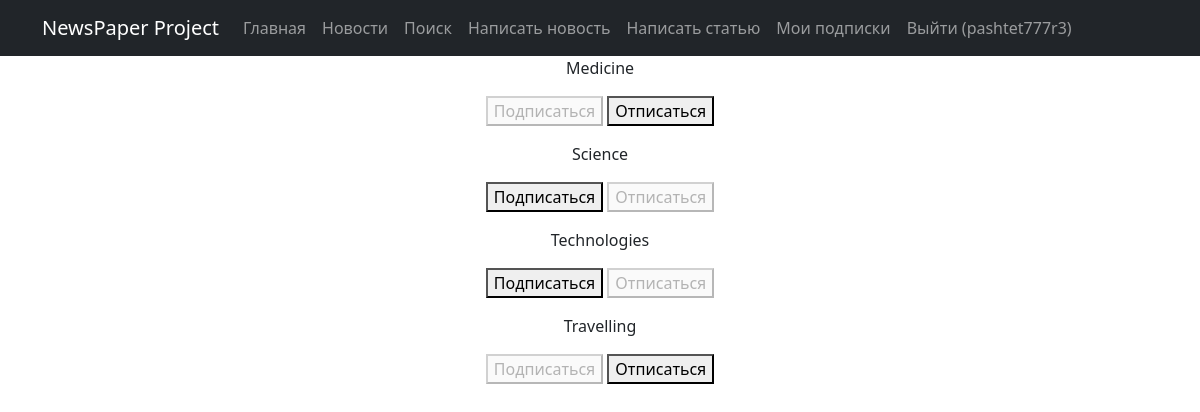
/subscriptions/ (signed in), run on the app's committed database.
### news/models.py (models this page shows, shortened)
class Category(models.Model):
    category_name = models.CharField(max_length=128, unique=True)

### news/views.py (the view, shortened to what this page needs)
# urls.py: path('subscriptions/', subscriptions, name='subscriptions'),
@login_required
@csrf_protect
def subscriptions(request):
    categories_with_subscriptions = Category.objects.annotate(
        user_subscribed=Exists(
            Subscriber.objects.filter(
                user=request.user,
                category=OuterRef('pk'),
            )
        )
    ).order_by('category_name')
    return render(
        request,
        'subscriptions.html',
        {'categories': categories_with_subscriptions},
    )

### templates/subscriptions.html (shortened to what this page needs)
{% extends 'flatpages/default.html' %}
{% block content %}
    {% for category in categories  %}
        <p>
            {{ category.category_name }}
            <form method="post">
                {% if category.user_subscribed %}
                    <button disabled>Подписаться</button>
                    <button name="action" value="unsubscribe">Отписаться</button>
                {% else %}
                    <button name="action" value="subscribe">Подписаться</button>
                    <button disabled>Отписаться</button>
                {% endif %}
            </form>
        </p>
    {% endfor %}
{% endblock content %}

### templates/flatpages/default.html (shortened to what this page needs)
<!DOCTYPE html>
<html lang="en">
    <head>
        {% load static %}
        <link href="{% static 'css/styles.css' %}" rel="stylesheet" />
    </head>
    <body>
        <nav class="navbar navbar-expand-lg navbar-dark bg-dark static-top">
           <div class="container">
               <a class="navbar-brand" href="#">NewsPaper Project</a>
               <div class="collapse navbar-collapse" id="navbarResponsive">
                   <ul class="navbar-nav ml-auto">
                       <li class="nav-item">
                           <a class="nav-link" href="/">Главная</a>
                       </li>
                       <li class="nav-item">
                           <a class="nav-link" href="/news/">Новости</a>
                       </li>
                       <li class="nav-item">
                           <a class="nav-link" href="/news/search/">Поиск</a>
                       </li>
                       {% if perms.news.add_post %}
                           <li class="nav-item">
                               <a class="nav-link" href="{% url 'news_create' %}">Написать новость</a>
                           </li>
                           <li class="nav-item">
                               <a class="nav-link" href="{% url 'articles_create' %}">Написать статью</a>
                           </li>
                       {% endif %}
                       {% if not request.user.is_authenticated %}
                           <li class="nav-item">
                               <a class="nav-link" href="/accounts/login/">Войти</a>
                           </li>
                       {% else %}
                           <li class="nav-item">
                               <a class="nav-link" href="{% url 'subscriptions' %}">Мои подписки</a>
                           </li>
                           <li class="nav-item">
                               <a class="nav-link" href="/accounts/logout/">Выйти ({{ request.user }})</a>
                           </li>
                       {% endif %}
                   </ul>
               </div>
           </div>
        </nav>
        <div class="container">
           <div class="row">
               <div class="col-lg-12 text-center">
                   {% block content %}{% endblock content %}
               </div>
           </div>
        </div>
    </body>
</html>

### data on the page
Category: category_name "Medicine", shows "Подписаться"
Category: category_name "Science", shows "Подписаться"
Category: category_name "Technologies", shows "Подписаться"
Category: category_name "Travelling", shows "Подписаться"

### other printed values
{{ request.user }} "pashtet777r3"
